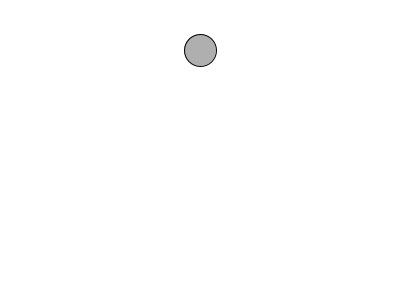
Frame 1 (no input)
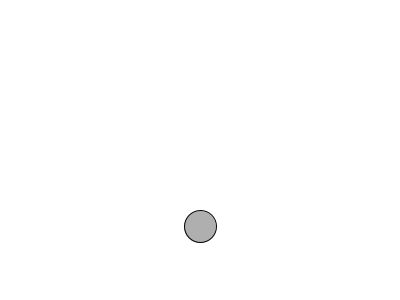
Frame 60 (the mouse pressed at the canvas centre just before this capture)
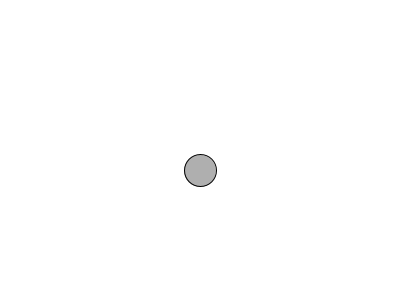
Frame 120 (the mouse held since frame 60 and released just before this capture)

The Processing sketch that drew these frames (run headless with seeded random() and noise(); from frame 60 on, the mouse is pressed at the canvas centre):

// Processing sketch: Aufgabe_1_a
// ── Aufgabe_1_a.pde

float x=200;                  //Initialisierung der Variablen
float y=50;
float geschwindigkeit=0;
float gravitation=0.1;

void setup(){                 //Festlegung der Fenstergröße
  size(400, 300);
}

void draw(){                  //Festlegung verschiedener Unterprogramme
  background(255);
  bewegeBall();
  prelleBall();
  zeichneBall();
}

void bewegeBall(){              //Bewegung des Balls
  y=y+geschwindigkeit;
  geschwindigkeit=+geschwindigkeit+gravitation;
  }
  
void prelleBall(){              //Wiederhochkommen des Balls
  if(y>height){
    y=height;
    geschwindigkeit=geschwindigkeit*-0.7;
  }
}
void zeichneBall(){              //Zeichnung des Balls
 stroke(0);
 fill(175);
  ellipse(x, y, 32, 32);
  }

  
/*Ohne die if-Anweisung würde der Ball einfach nur runter ins Leere fallen.
Die if-Anweisung bewirkt, dass der Ball ab einer bestimmten Höhe mit einer Geschwindigkeit sich wieder runterbewegt.
Die Höhe die der Ball springt wird immer wieder halbiert, bis er auf dem Boden liegt.
Die Geschwindigkeit mit der der Ball runterfällt beträgt immer 0,7.*/
